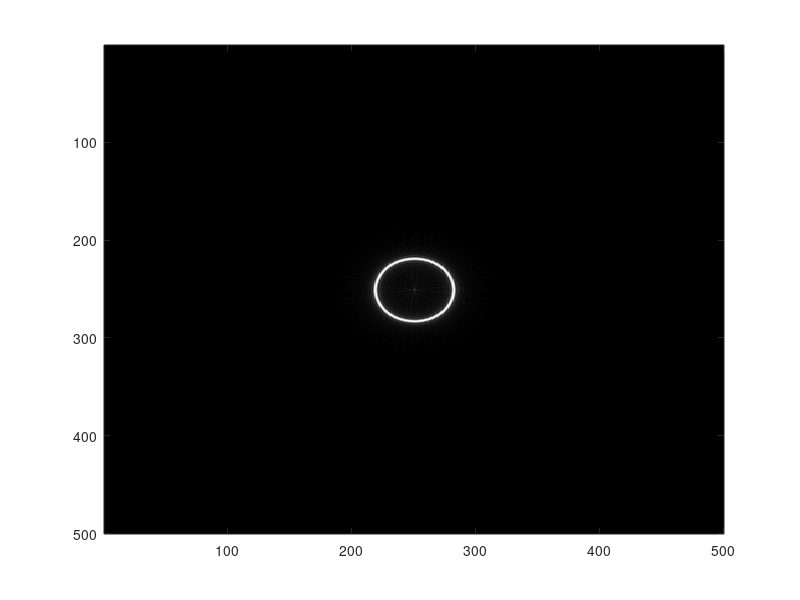

Write the MATLAB code that produced this figure.
%Fresnel diffraction of blazed axicon% 
clear; %Clear all memory

% Defining the parameters
N=500;% Define the matrix size
lambda=0.633*10^-6;%Define wavelength in meters
z=50;%Propagation distance = 50 m
P=10^-4;%Period of axicon = 0.1 mm
wsamp=10*lambda;%sampling period or width

%Sampling the space
    x=1:N;
    y=1:N;
    [X,Y]=meshgrid(x,y);%Sampling
    Rsamp=sqrt((X-N/2).^2+(Y-N/2).^2).*wsamp;%Define sampled radius

%Constructing the DOE
    A=exp(1i*(rem(Rsamp,P))*(2*pi)/P);
    A(Rsamp>N/2*wsamp)=0;     

% Calculating the Fresnel diffraction
    PPF=exp(1i*pi/(lambda*z).*Rsamp.*Rsamp); %Calculate the parabolic phase factor
    A1=A.*PPF; %Multiply the circular aperture function with the parabolic phase factor
    E=abs(fftshift(fft2(fftshift(A1)))); %Calculate Fourier Transform

%Observation of diffraction pattern
    colormap(gray)
    imagesc(E)
